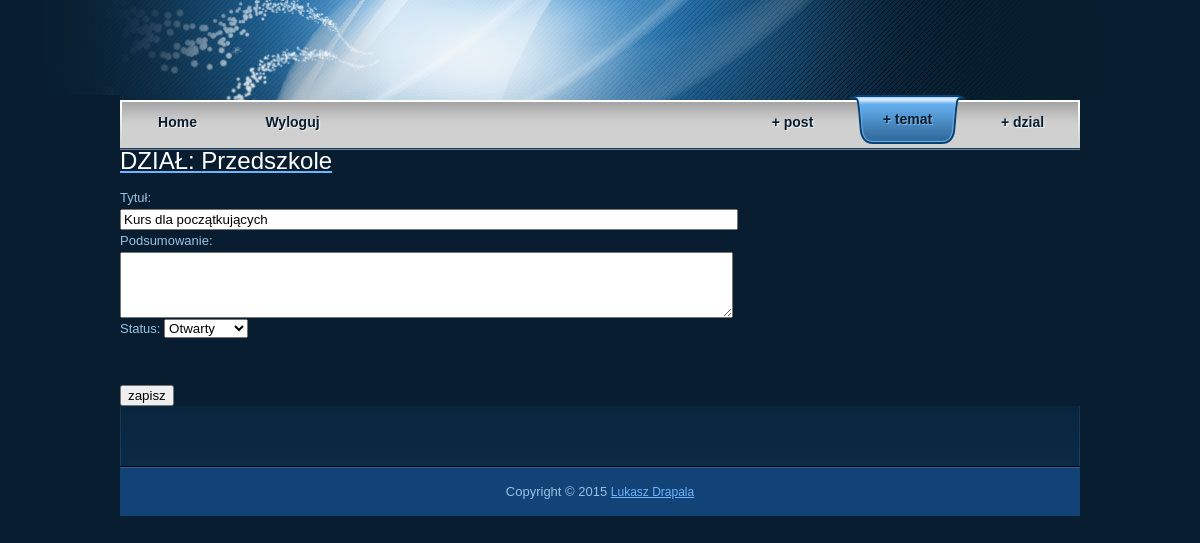
/topic/edit.php?sectionId=1&topicId=20 (signed in), run on the app's committed database.
### tables this page shows
CREATE TABLE IF NOT EXISTS `topics` (
`id` int(11) NOT NULL,
  `section_id` int(11) NOT NULL,
  `last_post_id` int(11) DEFAULT NULL,
  `user_id` int(11) NOT NULL,
  `name` varchar(255) NOT NULL,
  `description` tinytext,
  `amount_posts` smallint(6) DEFAULT '0',
  `is_closed` tinyint(4) NOT NULL DEFAULT '0',
  `created_on` timestamp NOT NULL DEFAULT CURRENT_TIMESTAMP
);

CREATE TABLE IF NOT EXISTS `sections` (
`id` int(11) NOT NULL,
  `last_topic_id` int(11) DEFAULT NULL,
  `user_id` int(11) NOT NULL,
  `name` varchar(255) NOT NULL,
  `description` tinytext,
  `amount_topics` smallint(6) DEFAULT '0',
  `is_closed` tinyint(4) NOT NULL DEFAULT '0',
  `created_on` timestamp NOT NULL DEFAULT CURRENT_TIMESTAMP ON UPDATE CURRENT_TIMESTAMP
);

### topic/edit.php (called while the page is built, shortened)
<?php
include '/../library/CommonClasses.php';
$sectionId = isset($_GET["sectionId"]) ? (int) $_GET["sectionId"] : 0;
$topicId = isset($_GET["topicId"]) ? (int) $_GET["topicId"] : 0;
$topicRepository = new TopicRepository();
$topic = $topicRepository->findById($topicId, $sectionId);
$section = $topic->getSection();
$isAdminForm = false;
if ($guard->isAccessGranted("ROLE_CHANGE_TOPIC_STATUS")) {
    $isAdminForm = true;
}
include '/../library/Layout/Header.php';
include '_form.php';
include '/../library/Layout/Footer.php';

### library/Entity/Topic.php (called while the page is built, shortened)
<?php
require_once 'Section.php';
class Topic
{
    private $name;
    private $isClosed;
    private $section;
    public function getName()
    {
        return $this->name;
    }
    public function isClosed()
    {
        return $this->isClosed;
    }
    public function getSection()
    {
        return $this->section;
    }
    public function setName($name)
    {
        $this->name = $name;
        return $this;
    }
    public function setIsClosed($isClosed)
    {
        $this->isClosed = $isClosed;
        return $this;
    }
    public function setSection(Section $section = null)
    {
        $this->section = $section;
        return $this;
    }
}

### library/Entity/Section.php (called while the page is built, shortened)
<?php
require_once 'Topic.php';
class Section
{
    private $id;
    private $name;
    public function getId()
    {
        return $this->id;
    }
    public function getName()
    {
        return $this->name;
    }
    public function setId($id)
    {
        $this->id = $id;
        return $this;
    }
    public function setName($name)
    {
        $this->name = $name;
        return $this;
    }
}

### library/Repository/Repository.php (called while the page is built, shortened)
<?php
require_once '/../DatabaseConnection.php';
class Repository
{
    private $dbConnection;
    public function __construct()
    {
        $this->dbConnection = DatabaseConnection::connect();
    }
    public function fetchOne($sql)
    {
        $result = $this->query($sql);
        if ($result) {
            return $result->fetch_assoc();
        }
        return null;
    }
    private function query($sql)
    {
        $result = $this->dbConnection->query($sql);
        return $result;
    }
}

### library/DatabaseConnection.php (called while the page is built, shortened)
<?php
class DatabaseConnection
{
    private static $connection;
    public static function connect()
    {
        if (self::$connection) {
            return self::$connection;
        }
        $servername = "localhost";
        $username = "root";
        $password = "";
        $dbName = "forum";
        $charset = "utf8";
        $conn = new \mysqli($servername, $username, $password, $dbName);
        $conn->set_charset($charset);
        self::$connection = $conn;
        return $conn;
    }
}

### library/Repository/TopicRepository.php (called while the page is built, shortened)
<?php
require_once 'Repository.php';
require_once 'PostRepository.php';
require_once '/../Entity/Topic.php';
require_once '/../Entity/Section.php';
class TopicRepository extends Repository
{
    public function findById($topicId, $sectionId)
    {
        $sql = "SELECT t.id AS t_id, t.name AS t_name, t.description AS t_description, t.amount_posts AS t_amount_posts, t.is_closed AS t_is_closed, t.created_on AS t_created_on, ";
        $sql .= "s.id AS s_id, s.name AS s_name, s.description AS s_description, s.is_closed as s_is_closed, s.created_on AS s_created_on, ";
        $sql .= "u.id AS u_id, u.username AS u_username, u.email as u_email, u.created_on AS u_created_on ";
        $sql .= "FROM topics t ";
        $sql .= "INNER JOIN sections s on s.id = t.section_id ";
        $sql .= "INNER JOIN users u on u.id = t.user_id ";
        $sql .= "WHERE t.id = " . $this->escapeString($topicId) . " ";
        $sql .= "AND s.id = " . $this->escapeString($sectionId) . " ";
        $row = $this->fetchOne($sql);
        $isClosed = ($row['s_is_closed'] == "0") ? false : true;
        $section = new Section();
        $section->setId($row['s_id']);
        $section->setName($row['s_name']);
        $section->setDescription($row['s_description']);
        $section->setIsClosed($isClosed);
        $section->setCreatedOn(new \DateTime($row['s_created_on']));
        $user = new User();
        $user->setId($row['u_id']);
        $user->setUsername($row['u_username']);
        $user->setEmail($row['u_email']);
        $user->setCreatedOn(new \DateTime($row['u_created_on']));
        $isClosed = ($row['t_is_closed'] == "0") ? false : true;
        $topic = new Topic();
        $topic->setId($row['t_id']);
        $topic->setName($row['t_name']);
        $topic->setDescription($row['t_description']);
        $topic->setAmountPosts((int)$row['t_amount_posts']);
        $topic->setIsClosed($isClosed);
        $topic->setCreatedOn(new \DateTime($row['t_created_on']));
        $topic->setUser($user);
        $topic->setSection($section);
        return $topic;
    }
}

### library/CommonClasses.php (called while the page is built, shortened)
<?php
require_once 'Guard.php';
require_once 'AuthUser.php';
require_once 'Session.php';
$guard = new Guard();
?>

### library/Session.php (called while the page is built, shortened)
<?php
class Session
{
    public static function get($key, $default = null)
    {
        if (self::has($key)) {
            return $_SESSION[$key];
        }
        return $default;
    }
    public static function has($key)
    {
        return array_key_exists($key, $_SESSION);
    }
}

### library/AuthUser.php (called while the page is built, shortened)
<?php
require_once 'Session.php';
class AuthUser
{
    public static function getRoles()
    {
        $user = self::getUserData();
        if ($user) {
            return $user["roles"];
        }
        return [];
    }
    private static function getUserData()
    {
        return Session::get("USER", []);
    }
}

### library/Guard.php (called while the page is built, shortened)
<?php
require_once 'AuthUser.php';
class Guard
{
    public function isAccessGranted($role)
    {
        return in_array($role, AuthUser::getRoles());
    }
}

### topic/_form.php (the view, shortened to what this page needs)
<a href="<?php echo "topic/list.php?sectionId=" . $section->getId() ?>">
    <h3>DZIAŁ: <?php echo $section->getName() ?></h3>
</a>
<form method="POST">
    <div>
        <label>Tytuł:</label><br/>
        <input type="text" name="t_name" value="<?php echo $topic->getName() ?>" maxlength="255" style="width:610px" />
    </div>
    <div>
        <label>Podsumowanie:</label><br/>
        <textarea name="t_description" rows="4" cols="74" ><?php echo $topic->getDescription() ?></textarea>
    </div>
    <?php if ($isAdminForm) { ?>
        <div>
            <label>Status:</label>
            <select name="t_is_closed">
                <option value="0" <?php echo ($topic->isClosed() === false)? 'selected="selected"' : ""; ?>>Otwarty</option>
            </select>
        </div>
    <?php } ?>
    <br /><br />
    <input type="submit" value="zapisz" />
</form>

### library/Layout/style.css (style rules this page uses)
body { margin: 0; padding: 0; color: #9ac1e3; font-family: Tahoma, Geneva, sans-serif; font-size: 13px; line-height: 1.7em; background-color: #081e30; background-image: url(images/forum_body.jpg); background-repeat: no-repeat; background-position: top center }
a, a:link, a:visited { color: #6eb5ff; font-weight: normal; text-decoration: underline; font-size: 12px; }
h1, h2, h3, h4, h5, h6 { color: #fff; font-weight: normal; }
h3 { font-size: 24px; margin: 0 0 15px; padding: 0; }

### data on the page
topics: section.name "Przedszkole", t_name "Kurs dla początkujących", t_is_closed "Otwarty"
